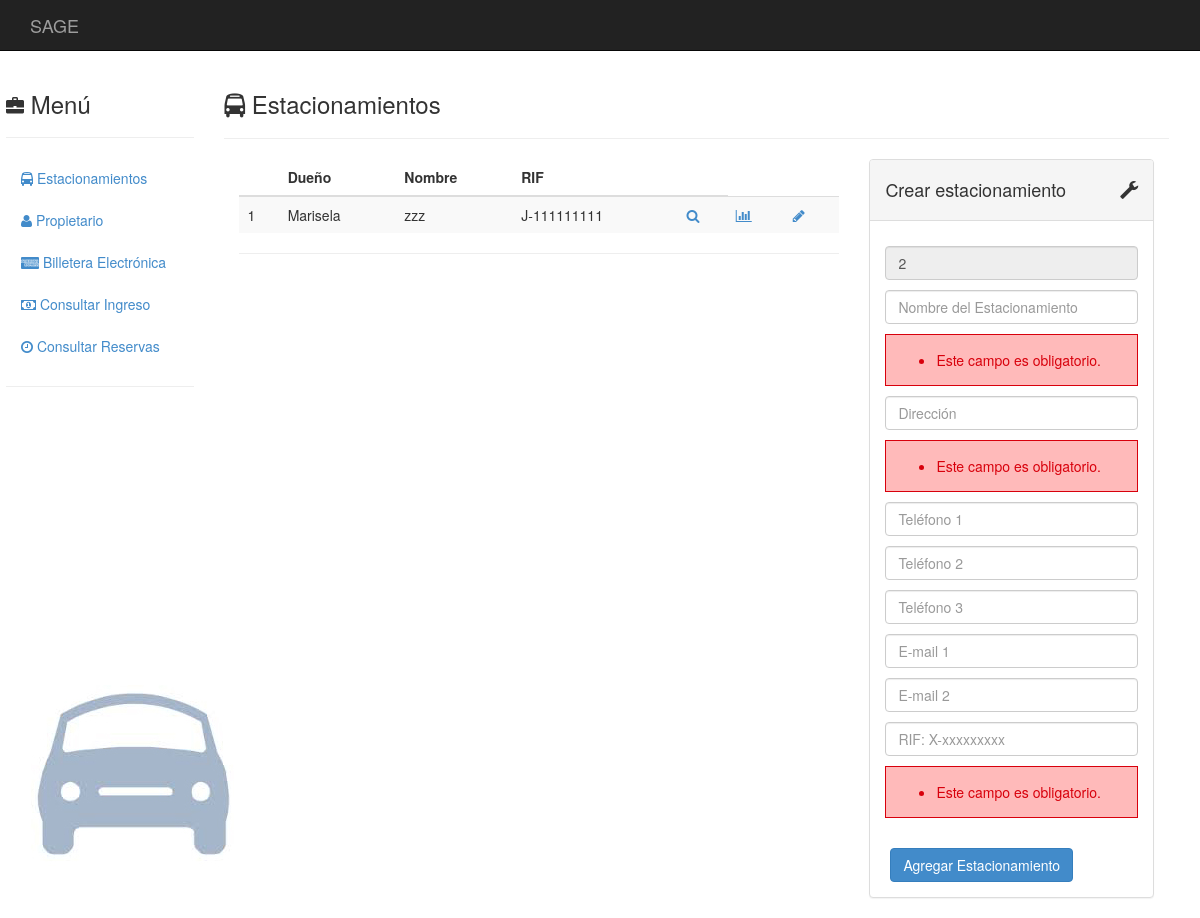
The page /estacionamientos/2/crear_estacionamiento on the database its author committed.
### estacionamientos/models.py (models this page shows, shortened)
class Estacionamiento(models.Model):
	propietario = models.ForeignKey(Propietario)
	nombre      = models.CharField(max_length = 50)
	direccion   = models.TextField(max_length = 120)
	telefono1   = models.CharField(blank = True, null = True, max_length = 30)
	telefono2   = models.CharField(blank = True, null = True, max_length = 30)
	telefono3   = models.CharField(blank = True, null = True, max_length = 30)
	email1      = models.EmailField(blank = True, null = True)
	email2      = models.EmailField(blank = True, null = True)
	rif         = models.CharField(max_length = 12)
	content_type = models.ForeignKey(ContentType, null = True)
	object_id    = models.PositiveIntegerField(null = True)
	tarifa       = GenericForeignKey()
	apertura     = models.TimeField(blank = True, null = True)
	cierre       = models.TimeField(blank = True, null = True)
	capacidad    = models.IntegerField(blank = True, null = True)

class Propietario(models.Model):
	nombre       = models.CharField(max_length = 50, null = False)
	apellido     = models.CharField(max_length = 50, blank = True, null = True)
	cedula       = models.CharField(max_length = 10, null = False)
	telefono     = models.CharField(blank = True, null = True, max_length = 30)
	email        = models.EmailField(blank = True, null = True)

### estacionamientos/views.py (the view)
# urls.py: url(r'^(?P<_id>\S+)/crear_estacionamiento$', views.crear_estacionamiento, name = 'crear_estacionamiento'),
def crear_estacionamiento(request, _id):
    estacionamientos = Estacionamiento.objects.all()
    form = EstacionamientoForm(request.POST)
    if form.is_valid():
        obj = Propietario.objects.get(cedula = _id)
        prop = Estacionamiento(
            propietario = obj,
            nombre = form.cleaned_data['nombre'],
            direccion = form.cleaned_data['direccion'],
            telefono1 = form.cleaned_data['telefono1'],
            telefono2 = form.cleaned_data['telefono2'],
            telefono3 = form.cleaned_data['telefono3'],
            email1 = form.cleaned_data['email1'],
            email2 = form.cleaned_data['email2'],
            rif = form.cleaned_data['rif'],
            )
        prop.save()
        form = CedulaForm()
        estacionamientos = Estacionamiento.objects.all
        return redirect('estacionamientos_all')
    else:
        return render(
            request,
            'crear_estacionamiento.html',
            { 'form': form,'cedula' : _id
            , 'estacionamientos': estacionamientos
            }
        )

### templates/crear_estacionamiento.html (shortened to what this page needs)
{% extends "base.html" %}
{% block innerContents%}
  <div class="col-sm-10">
    <h3><i class="fa fa-bus"></i>
      Estacionamientos
    </h3>
    <hr>
    <div class="col-md-8">
      <table class="table table-striped">
        {% if estacionamientos %}
        <thead>
          <tr>
            <th></th>
            <th>Dueño</th>
            <th>Nombre</th>
            <th>RIF</th>
            <th></th>
          </tr>
        </thead>
        <tbody>
          {% for obj in estacionamientos %}
            <tr>
              <td>{{forloop.counter}}</td>
              <td>{{obj.propietario.nombre}}</td>
              <td>{{obj.nombre}}</td>
              <td>{{obj.rif}}</td>
              <td><a href="./{{obj.id}}">
                  <i class="fa fa-search"></i>
              </a></td>
              <td><a href="./{{obj.id}}/tasa">
                  <i class="fa fa-bar-chart"></i>
              </a></td>
              <td><a href="./{{obj.id}}/editar_dueno">
                  <i class="fa fa-pencil fa-fw"></i>
              </a></td>
            </tr>
          {% endfor %}
        </tbody>
        {% else %}
          <h3>No hay estacionamientos</h3>
        {% endif %}
      </table>
      <hr>
    </div>
    <div class="col-md-4">
      <div class="panel panel-default">
        <div class="panel-heading">
          <div class="panel-title">
            <i class="glyphicon glyphicon-wrench pull-right"></i>
            <h4>
              Crear estacionamiento
            </h4>
          </div>
        </div>
        <div class="panel-body">
          <form action="./crear_estacionamiento" method="post" class="form form-vertical">
              {% for field in form %}
  <p>           {% if field.name != "propietario" %}
                  {{ field }}
                        <span class='error' id='{{field.name}}_error' aria-live="polite" value='{{ field.value }}'>
                        {{ field.errors }}
                      </span>
                      <p>
                {% else %}
                     <p>
                     <input class="form-control dirty" id="id_propietario" message="La cédula solo puede contener caracteres numéricos." name="propietario" pattern="^[0-9]+$" placeholder="Cédula del Propietario" type="text" value={{cedula}} readonly>
                     <span class='error' id='{{field.name}}_error' aria-live="polite" value='{{ field.value }}'>
                {% endif %}
            {% endfor %}
            <div class="control-group">
              <div class="controls">
                <button type="submit" class="btn btn-primary">
                  Agregar Estacionamiento
                </button>
              </div>
            </div>
          </form>
        </div>
      </div>
    </div>
  </div>
{% endblock %}

### static/css/base.css (style rules this page uses)
body { background-image: url("./images.jpg"); background-repeat:no-repeat; background-position: bottom left; background-attachment: fixed; }
i { font-size:18px; }
.errorlist { border: 1px solid; margin: 10px 0px; padding:15px 10px 15px 50px; background-repeat: no-repeat; background-position: 10px center; }
.errorlist { color: #D8000C; background-color: #FFBABA; }
.error { font-size: 80%; color: red; }
.control-group { margin: 0 5px; }

### rows shown on the page
Estacionamiento: propietario.nombre "Marisela", nombre "zzz", rif "J-111111111"

### other values the page prints
{{ field.errors }} "Este campo es obligatorio." "Este campo es obligatorio." "Este campo es obligatorio."
